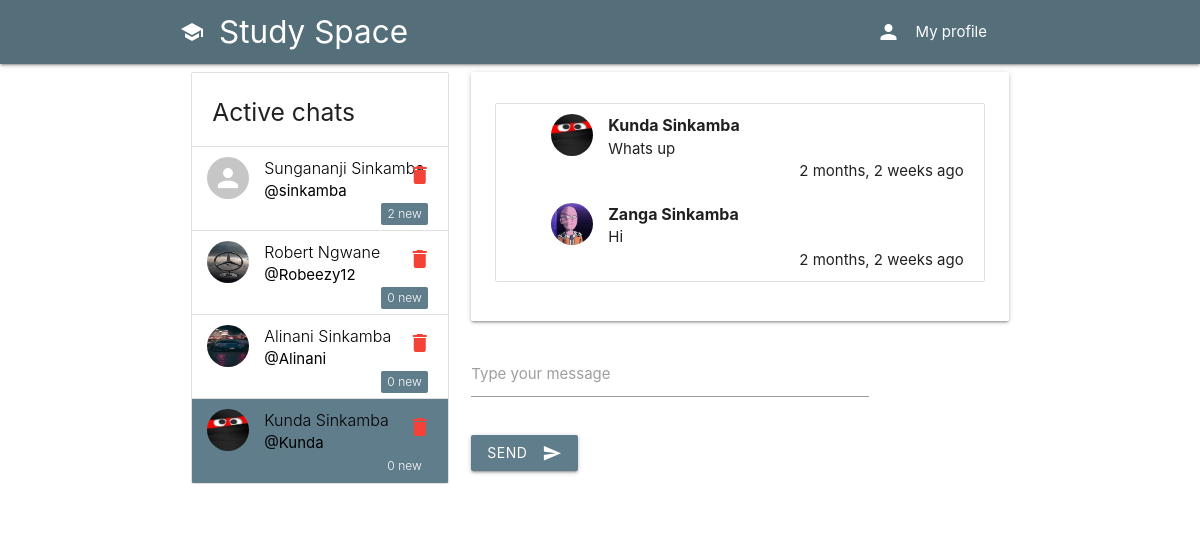
/direct/directs/Kunda (signed in), run on the app's committed database.
### users/models.py (models this page shows, shortened)
class Profile(models.Model):
    user = models.OneToOneField(
        User, on_delete=models.CASCADE, related_name='profile')
    profile_info = models.TextField(max_length=150, null=True, blank=True)
    created = models.DateField(auto_now_add=True)
    picture = models.ImageField(
        upload_to=user_directory_path_profile, blank=True, null=True, verbose_name='Picture')
    banner = models.ImageField(
        upload_to=user_directory_path_banner, blank=True, null=True, verbose_name='Banner')

### direct/models.py (models this page shows, shortened)
class Message(models.Model):
    user = models.ForeignKey(User, on_delete=models.CASCADE, related_name='msg_user')
    sender = models.ForeignKey(User, on_delete=models.CASCADE, related_name='from_user')
    recipient = models.ForeignKey(User, on_delete=models.CASCADE, related_name='to_user')
    body = models.TextField(max_length=1000, blank=True, null=True)
    date = models.DateTimeField(auto_now_add=True)
    is_read = models.BooleanField(default=False)
    def get_messages(user):
        messages = Message.objects.filter(user=user).values('recipient').annotate(last=Max('date')).order_by('-last')
        users = []
        for message in messages:
            users.append({
                'user': User.objects.get(pk=message['recipient']),
                'last': message['last'],
                'unread': Message.objects.filter(user=user, recipient__pk=message['recipient'], is_read=False).count()
            })
        return users

### direct/views.py (the view)
# urls.py: path('directs/<username>', Directs, name='directs'),
@login_required
def Directs(request, username):
    user = request.user
    messages = Message.get_messages(user=request.user)
    active_direct = username
    directs = Message.objects.filter(user=user, recipient__username=username).order_by('-date')
    directs.update(is_read=True)
    for message in messages:
        if message['user'].username==username:
            message['unread'] = 0
    paginator_directs = Paginator(directs, 5)
    page_number_directs = request.GET.get('directspage')
    directs_data = paginator_directs.get_page(page_number_directs)
    context = {
        'directs': directs_data,
        'messages': messages,
        'active_direct': active_direct
    }
    return render(request, 'direct/direct.html', context)

### users/views.py (called while the page is built)
def SideNavInfo(request):
	user = request.user
	nav_profile = None
	if user.is_authenticated:
		nav_profile = Profile.objects.get(user=user)
	return {'nav_profile': nav_profile}

### direct/templates/direct/direct.html (shortened to what this page needs)
{% extends 'base.html' %}
{% load static %}
{% load humanize %}
{% block content %}
<div class="row container">
<div class="col s12 m4 ">
<ul class="collection with-header">
    <li class="collection-header">
        <h5>Active chats</h5>
    </li>
    {% for message in messages %}
    <a class="black-text light "href="{% url 'directs' message.user.username %}">
        <li class="collection-item avatar {% if active_direct == message.user.username %}active #546e7a blue-grey {% endif %}">
        {% if message.user.profile.picture %}
            <img src="{{ message.user.profile.picture.url }}" class="circle responsive-img">
        {% else %}
            <img src="{% static 'images/no_avatar.jpg' %}" class="circle responsive-img">
        {% endif %}
            <span class="title">{{ message.user.first_name }} {{ message.user.last_name }}</span>
            <p><b>@{{ message.user.username }}</b></p>
            <span class="new badge #546e7a blue-grey">{{ message.unread }}</span>
            <a href="" class="secondary-content red-text"><i class="material-icons">delete</i></a>
    </li>
    </a>
    {% endfor %}
</ul>
</div>
<div style="overflow-y: scroll;" class="col s12 m8">
    <div style="max-width: 600px;" class="card">
        <div class="card-content">
            <ol id="oldirects" style="list-style-type: none; display: flex; flex-direction: column-reverse;" class="collection">
            {% for direct in directs %}
                <li style="border-bottom: 0px;" class="collection-item avatar">
                    {% if direct.sender.profile.picture %}
                        <img src="{{ direct.sender.profile.picture.url }}" class="circle responsive-img">
                    {% else %}
                        <img src="{% static 'images/no_avatar.jpg' %}" class="circle responsive-img">
                    {% endif %}
                    <span class="title"><b>{{ direct.sender.first_name }} {{ direct.sender.last_name }}</b></span>
                    <p>{{ direct.body }}</p>
                    <p class="right-align">{{ direct.date | naturaltime }}</p>
                </li>
            {% endfor %}
            </ol>
        </div>
    </div>
    <div class="card-action">
        <div class="row">
            <form id="senddirectform" method="POST" action="{% url 'send-direct' %}">
                <div class="input-field col s9">
                    <input id="text" name="body" type="text" class="validate">
                    <label for="text">Type your message</label>
                  </div>
                  <div class="input-field col s9">
                  <button class="btn waves-effect waves-light #546e7a blue-grey" type="submit" name="action">Send
                    <i class="material-icons right ">send</i>
                  </button>
                </div>
            </form>
        </div>
    </div>
</div>
</div>
{% endblock %}

### data on the page
Message: sender.profile.picture (placeholder picture), sender.first_name "Zanga", sender.last_name "Sinkamba", body "Hi", date "2 months, 2 weeks ago"
Message: sender.profile.picture (placeholder picture), sender.first_name "Kunda", sender.last_name "Sinkamba", body "Whats up", date "2 months, 2 weeks ago"

### other printed values
{{ message.user.first_name }} "Sungananji"
{{ message.user.last_name }} "Sinkamba"
{{ message.user.username }} "sinkamba"
{{ message.unread }} "2"
{{ message.user.first_name }} "Robert"
{{ message.user.last_name }} "Ngwane"
{{ message.user.username }} "Robeezy12"
{{ message.unread }} "0"
{{ message.user.first_name }} "Alinani"
{{ message.user.username }} "Alinani"
{{ message.user.first_name }} "Kunda"
{{ message.user.username }} "Kunda"
